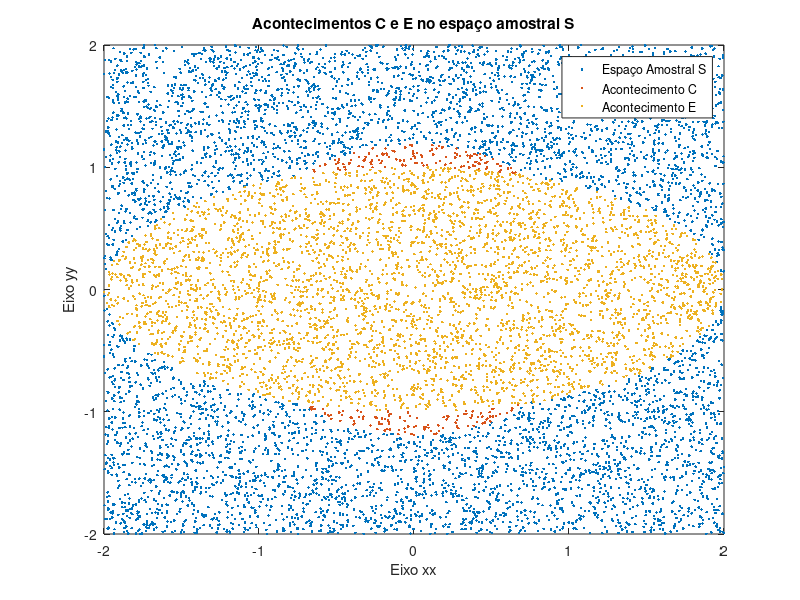
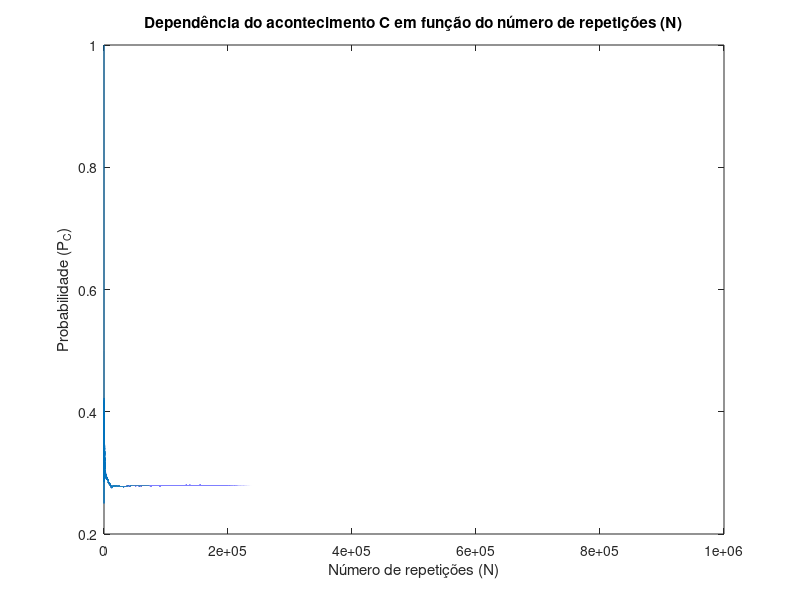
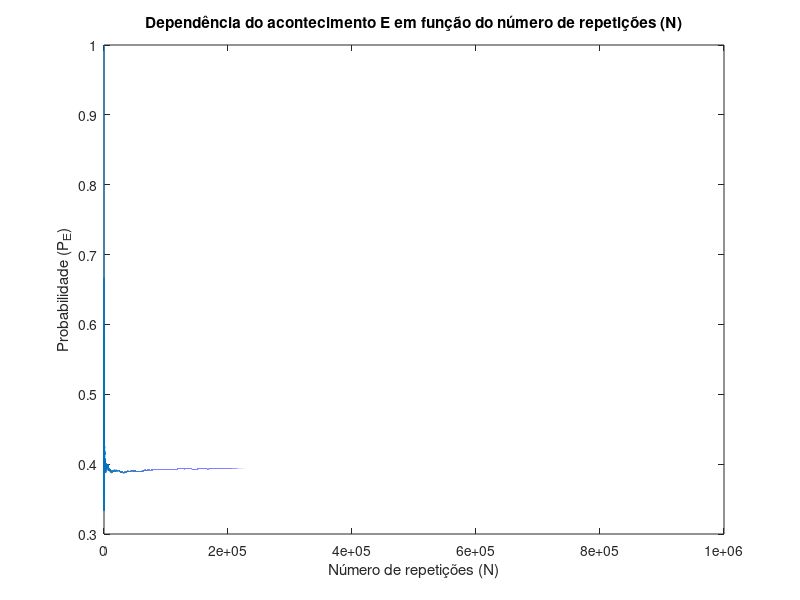

The MATLAB source for these figures, in order:
%% TPC 1

% Pedro Martins
% nºmec 76374
clear; clc; close;

%% Alínea a)

% número de repetições
N = 1e4;

% Resultados do espaço amostral para N repetições
Sx = rand(1, N) * 4 - 2;
Sy = rand(1, N) * 4 - 2;

% Parametros da parábola
a = 2;      % expansão segundo xx
b = 1;      % expansão segundo yy

% Acontecimento C: Elementos do espaço amostral que pertencem à
% circunferência centrada em 0 de raio sqrt(sqrt(2))
C = Sx.^2 + Sy.^2 <= sqrt(2);

% Acontecimento E: Elementos do espaço amostral que pertencem à elipse com 
% semieixos a e b
E = (Sx/a).^2 + (Sy/b).^2 <= 1;

% Subespaço do acontecimento C
Cx = Sx(C);
Cy = Sy(C);

% Subespaço do acontecimento E
Ex = Sx(E);
Ey = Sy(E);

% Espaço de amostragem e acontecimentos
figure(1)
plot(Sx, Sy, '.')
hold on
plot(Sx(C), Sy(C), '.')
plot(Sx(E), Sy(E), '.')
hold off

title('Acontecimentos C e E no espaço amostral S');
xlabel('Eixo xx');
ylabel('Eixo yy');
legend('Espaço Amostral S', 'Acontecimento C', 'Acontecimento E');

%% Alínea b)

% Probabilidade do acontecimento C: como C é um vetor lógico, o número de
% 1 representa a frequencia absoluta do acontecimento C. O número de casos
% possíveis é o número de repetições do problema
PC = sum(C) / N

% Probabilidade do acontecimento E: como E é um vetor lógico, o número de
% 1 representa a frequencia absoluta do acontecimento E. O número de casos
% possíveis é o número de repetições do problema
PE = sum(E) / N

%% Alinea c)

% Novo número de repetições
N = 1e6;

% Elementos do espaço amostral para N repetições
Sx = rand(1, N) * 4 - 2;
Sy = rand(1, N) * 4 - 2;

% Acontecimento C: Elementos do espaço amostral que pertencem à
% circunferência centrada em 0 de raio sqrt(sqrt(2))
C = Sx.^2 + Sy.^2 <= sqrt(2);

% Acontecimento E: Elementos do espaço amostral que pertencem à elipse com 
% semieixos a e b
E = (Sx/a).^2 + (Sy/b).^2 <= 1;

% A probabilidade do acontecimento em função do número de repetições pode
% ser obtida pela frequencia absoluta para N repetições dividindo pelo
% número de repetições considerada
PC_N = cumsum(C) ./ (1:N);
PE_N = cumsum(E) ./ (1:N);

% Dependência do acontecimento C em função do número de repetições (N)
figure(2)
plot(1:N, PC_N);
title('Dependência do acontecimento C em função do número de repetições (N)');
xlabel('Número de repetições (N)');
ylabel('Probabilidade (P_C)');

figure(3)
plot(1:N, PE_N);
title('Dependência do acontecimento E em função do número de repetições (N)');
xlabel('Número de repetições (N)');
ylabel('Probabilidade (P_E)');

%% Alinea d)

% Probabilidade esperada para os acontecimentos. 
% Area(Acontecimento) / Area(Espaço Amostral)
PC = pi * sqrt(sqrt(2)).^2 / (4 * 4)
PE = pi * a * b / (4 * 4)

%% Alinea e)

% Subespaço Amostral do acontecimento C sabendo que ocorreu E
C_E = Sx(E).^2 + Sy(E).^2 <= sqrt(2);

% Probabilidade do acontecimento C sabendo que ocorreu o acontecimento E.
% Como tanto C_E e E são vetores lógicos, a sua soma resulta na frequencia
% absoluta dos acontecimentos
PC_E = sum(C_E) / sum(E)

% Probabilidade de o acontecimento C e E ocorrem. Os casos favoráveis são
% dados pela operação AND entre os vetores lógicos C e E, obtendo-se um
% vetor lógico, cujo somatório de todos os elementos resulta na frequencia
% absoluta do acontecimento C e E
PCE = sum(C & E) / N

% Confirmação do resultado obtido usando a regra de Bayes
PC_E_esperada = PCE / PE



